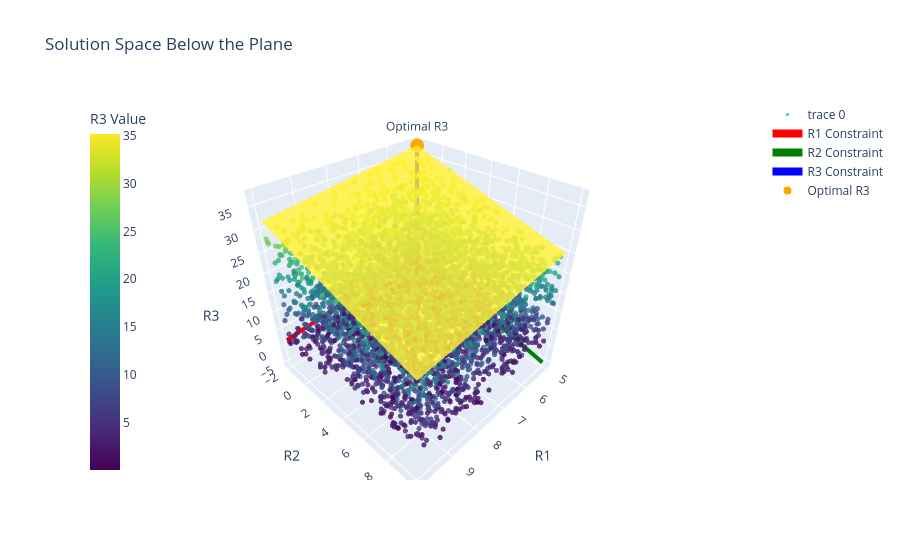

The cell this chart's notebook holds for it:
### Markdown cell above
Indicatively, we may note: 
    
- **Mass Balance Constraints (Steady-State Constraint)**
  Core of our LP. 
  Ensures that metabolite concentrations remain constant (no accumulation or depletion).

- **Thermodynamic Constraints**

  Impose reaction directionality (some reactions are irreversible).
  Based on Gibbs free energy:

  $ΔG=ΔG^0 + RTln(Q)$


- **Enzyme Capacity Constraints**
  Limits fluxes based on enzyme abundance or activity

- **Nutrient Uptake Constraints**
  exchange reactions

- **Resource allocation**

$$\sum_i \frac{v_i}{k_{\text{cat}, i} E_i} \leq E_{\text{total}}$$

where:

$v_i$ = reaction flux, 
$k_{cat,i}$ = enzyme turnover number,
$E_i$  = enzyme concentration,
$E_{total}$ = total enzyme budget

- **Energy constraints (ATP)**

  ATP maintenance requirements for cellular functions 

- **Coupling constraints**

 Links fluxes of related reactions due to enzyme co-regulation or co-factor dependencies.
 e.g. $v_1 = kv_2$

### Code cell
samples_in_constraint_3D(
    r1_bounds = [5, 10],
    r2_bounds = [-2, 10],
    r3_bounds = [0,  40],
    r3_relationship = [-1, -1]
)
# In case you are running this locally and you get an error, 
# try to prvide a renderer on the function
# e.g samples_in_constraint_3D(r1_bounds, r2_bounds, r3_bounds, renderer="browser")

### Figure 1 — Plotly figure (JSON) as saved in the notebook; plotly's stock layout.template omitted (floating-point values rounded to 4 significant figures; data arrays with more than 128 entries replaced by an {"elided": "..."} marker saying what was removed)
{"data": [{"marker": {"color": {"elided": "5000 float values"}, "colorbar": {"title": {"text": "R3 Value"}, "x": 0}, "colorscale": [[0, "#440154"], [0.1111, "#482878"], [0.2222, "#3e4989"], [0.3333, "#31688e"], [0.4444, "#26828e"], [0.5556, "#1f9e89"], [0.6667, "#35b779"], [0.7778, "#6ece58"], [0.8889, "#b5de2b"], [1, "#fde725"]], "opacity": 0.8, "size": 3}, "mode": "markers", "type": "scatter3d", "x": {"elided": "5000 float values"}, "y": {"elided": "5000 float values"}, "z": {"elided": "5000 float values"}}, {"cmax": 20, "cmin": 0, "colorscale": [[0, "#440154"], [0.1111, "#482878"], [0.2222, "#3e4989"], [0.3333, "#31688e"], [0.4444, "#26828e"], [0.5556, "#1f9e89"], [0.6667, "#35b779"], [0.7778, "#6ece58"], [0.8889, "#b5de2b"], [1, "#fde725"]], "opacity": 0.8, "showscale": false, "type": "surface", "x": {"elided": "100x100 float values"}, "y": {"elided": "100x100 float values"}, "z": {"elided": "100x100 float values"}}, {"line": {"color": "red", "width": 8}, "mode": "lines", "name": "R1 Constraint", "type": "scatter3d", "x": [5, 10], "y": [-2, -2], "z": [7, 2]}, {"line": {"color": "green", "width": 8}, "mode": "lines", "name": "R2 Constraint", "type": "scatter3d", "x": [5, 5], "y": [-2, 10], "z": [7, -5]}, {"line": {"color": "blue", "width": 8}, "mode": "lines", "name": "R3 Constraint", "type": "scatter3d", "x": [5, 5], "y": [-2, -2], "z": [0, 37]}, {"marker": {"color": "orange", "size": 8}, "mode": "markers+text", "name": "Optimal R3", "text": ["Optimal R3"], "textposition": "top center", "type": "scatter3d", "x": [5], "y": [-2], "z": [37]}], "layout": {"scene": {"xaxis": {"title": {"text": "R1"}}, "yaxis": {"title": {"text": "R2"}}, "zaxis": {"title": {"text": "R3"}}}, "title": {"text": "Solution Space Below the Plane"}}}
